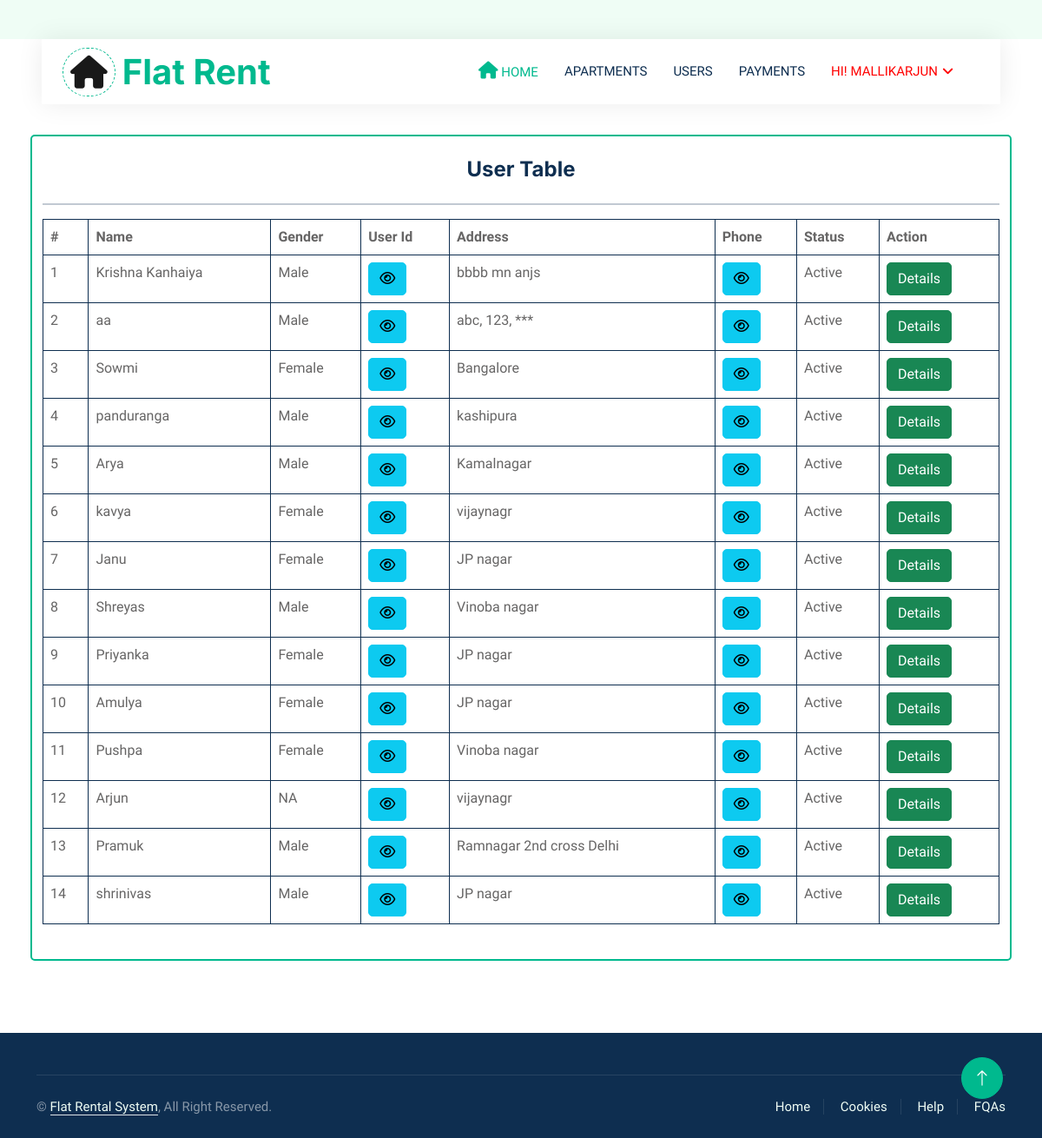
The app's page /user_table/ (signed in) with its own data.
### Flatapp/models.py (models this page shows, shortened)
class Registration(models.Model):
    user = models.ForeignKey(User, on_delete=models.CASCADE, null=True, blank=True)
    address = models.CharField(max_length=100, null=True, blank=True)
    mobile = models.CharField(max_length=100, null=True, blank=True)
    aadhar = models.CharField(max_length=100, null=True, blank=True)
    sec_question = models.CharField(max_length=200, null=True, blank=True)
    answer = models.CharField(max_length=200, null=True, blank=True)
    aadhar_img = models.FileField(null=True, blank=True)
    gender = models.CharField(max_length=200, null=True, blank=True)
    status = models.IntegerField(choices=STATUS, default=1)
    creationdate = models.DateTimeField(auto_now_add=True)

### Flatapp/views.py (the view)
# urls.py: path('user_table/', user_table, name="user_table"),
@login_required(login_url='/admin_login/')
def user_table(request):
    data = Registration.objects.all()
    return render(request, "user_table.html", locals())

### Flatapp/templates/user_table.html (shortened to what this page needs)
{% extends 'index.html' %}
{% load static %}
{% block body %}
<link rel="stylesheet" href="https://cdnjs.cloudflare.com/ajax/libs/font-awesome/6.2.0/css/all.min.css" />
<div class="container-fluid mb-5 wow fadeIn" data-wow-delay="0.1s" style="padding: 35px;">
            <div class="card container border border-2 border-primary py-4">
                <h4 class="text-center">User Table</h4>
                <hr class="border border-dark"/>
                <table class="table table-bordered border-dark">
                    <thead>
                    <tr>
                        <th>#</th>
                        <th>Name</th>
                        <th>Gender</th>
                        <th>User Id</th>
                        <th>Address</th>
                        <th>Phone</th>
                        <th>Status</th>
                        <th>Action</th>
                    </tr>
                    </thead>
                    <tbody>
                    {% for i in data %}
                    <tr>
                        <td>{{forloop.counter}}</td>
                        <td>{{i.user.first_name}}</td>
                        <td>{{i.gender}}</td>
                        <td>
                            <button type="button" class="btn btn-info" id="email-btn-{{forloop.counter}}" onclick="togglePassword('email-{{forloop.counter}}', this.id)"><i class="fa fa-eye"></i></button>
                        </td>
                        <td>{{i.address}}</td>
                        <td>
                            <button type="button" class="btn btn-info" id="mobile-btn-{{forloop.counter}}" onclick="togglePassword('mobile-{{forloop.counter}}', this.id)"><i class="fa fa-eye"></i></button>
                        </td>
                        <td>
                            {% if i.status == 1 %}
                                Active
                            {% else %}
                                Inactive
                            {% endif %}
                        </td>
                        <td>
                            <a href="{% url 'user_detail' pid=i.id %}">
                                <button type="button" class="btn btn-success">Details
                                </button>
                            </a>
                        </td>
                    </tr>
                    {% endfor %}
                    </tbody>
                </table>
            </div>
        </div>
{% endblock %}

### Flatapp/templates/index.html (shortened to what this page needs)
<!DOCTYPE html>
{% load static %}
<html lang="en">
<head>
    <link href="https://cdnjs.cloudflare.com/ajax/libs/font-awesome/5.10.0/css/all.min.css" rel="stylesheet">
    <link href="https://cdn.jsdelivr.net/npm/bootstrap-icons@1.4.1/font/bootstrap-icons.css" rel="stylesheet">
    <link href="{% static 'lib/animate/animate.min.css' %}" rel="stylesheet">
    <link href="{% static 'lib/owlcarousel/assets/owl.carousel.min.css' %}" rel="stylesheet">
    <link href="{% static 'css/bootstrap.min.css' %}" rel="stylesheet">
    <link rel="stylesheet" href="https://cdnjs.cloudflare.com/ajax/libs/font-awesome/4.7.0/css/font-awesome.min.css">
    <link href="{% static 'css/style.css' %}" rel="stylesheet">
</head>
<body>
    <div class="container-xxl bg-white p-0">
        <div class="container-fluid nav-bar bg-transparent">
            <nav class="navbar navbar-expand-lg bg-white navbar-light py-0 px-4">
                <a href="/" class="navbar-brand d-flex align-items-center text-center">
                    <div class="icon p-2 me-2">
                        <i class="fa fa-home" style='font-size:38px;'></i>
                    </div>
                    <h1 class="m-0 text-primary">Flat Rent</h1>
                </a>
                <div class="collapse navbar-collapse" id="navbarCollapse">
                    <div class="navbar-nav ms-auto">
                        <a href="/" class="nav-item nav-link active"><i class='fas fa-home' style='font-size:20px'></i> Home</a>
                        {% if request.user.is_authenticated %}
                            {% if request.user.is_staff %}
                                <a href="/owner_table/" class="nav-item nav-link"> Owners</a>
                                <a href="/user_table/" class="nav-item nav-link"> Users</a>
                                <a href="/apartment_admtable/" class="nav-item nav-link"> Apartments</a>
                                <a href="/feedback/" class="nav-item nav-link"> Feedbacks</a>
                                <div class="nav-item dropdown">
                                    <a href="#" class="nav-link dropdown-toggle" data-bs-toggle="dropdown" style="color:red"> Hi! {{ request.user.username }}</a>
                                    <div class="dropdown-menu rounded-0 m-0">
                                        <a href="/admin_change_password/" class="dropdown-item">Change Password</a>
                                        <a href="/logout_user/" class="dropdown-item">Logout</a>
                                    </div>
                                </div>
                        {% elif request.user.owner_set.all %}
                                <a href="/apartment_table/" class="nav-item nav-link"> Apartments</a>
                                <a href="/user_booking_list/" class="nav-item nav-link"> Users</a>
                                <a href="/user_payment/" class="nav-item nav-link"> Payments</a>
                                <div class="nav-item dropdown">
                                    <a href="#" class="nav-link dropdown-toggle" style="color:red" data-bs-toggle="dropdown"> Hi! {{ request.user.username }}</a>
                                </div>
                        {% endif %}
                    {% endif %}
                </div>
            </nav>
        </div>
{% block body %}
{% endblock %}
        <div class="container-fluid bg-dark text-white-50 footer pt-5 mt-5 wow fadeIn" data-wow-delay="0.1s">
            <div class="container">
                <div class="copyright">
                    <div class="row">
                        <div class="col-md-6 text-center text-md-start mb-3 mb-md-0">
                            &copy; <a class="border-bottom" href="#">Flat Rental System</a>, All Right Reserved.
								</div>
                        <div class="col-md-6 text-center text-md-end">
                            <div class="footer-menu">
                                <a href="">Home</a>
                                <a href="">Cookies</a>
                                <a href="">Help</a>
                                <a href="">FQAs</a>
                            </div>
                        </div>
                    </div>
                </div>
            </div>
        </div>
        <a href="#" class="btn btn-lg btn-primary btn-lg-square back-to-top"><i class="bi bi-arrow-up"></i></a>
    </div>
</body>
</html>

### Flatapp/static/css/style.css (style rules this page uses)
:root { --primary: #00B98E; --secondary: #FF6922; --light: #EFFDF5; --dark: #0E2E50; }
.back-to-top { position: fixed; display: none; right: 45px; bottom: 45px; z-index: 99; }
.btn { transition: .5s; }
.btn.btn-primary, .btn.btn-secondary { color: #FFFFFF; }
.btn-lg-square { width: 48px; height: 48px; }
.btn-square, .btn-sm-square, .btn-lg-square { padding: 0; display: flex; align-items: center; justify-content: center; font-weight: normal; border-radius: 50px; }
.nav-bar { position: relative; margin-top: 45px; padding: 0 3rem; transition: .5s; z-index: 9999; }
.navbar { box-shadow: 0 0 30px rgba(0, 0, 0, .08); }
.navbar .dropdown-toggle::after { border: none; content: "\f107"; font-family: "Font Awesome 5 Free"; font-weight: 900; vertical-align: middle; margin-left: 5px; transition: .5s; }
.navbar-light .navbar-nav .nav-link { margin-right: 30px; padding: 25px 0; color: #FFFFFF; font-size: 15px; text-transform: uppercase; outline: none; }
.navbar-light .navbar-nav .nav-link:hover, .navbar-light .navbar-nav .nav-link.active { color: var(--primary); }
.navbar-light .navbar-brand { height: 75px; }
.navbar-light .navbar-nav .nav-link { color: var(--dark); font-weight: 500; }
.icon { padding: 15px; display: inline-flex; align-items: center; justify-content: center; background: #FFFFFF !important; border-radius: 50px; border: 1px dashed var(--primary) !important; }
.footer .copyright { padding: 25px 0; font-size: 15px; border-top: 1px solid rgba(256, 256, 256, .1); }
.footer .copyright a { color: var(--light); }
.footer .footer-menu a { margin-right: 15px; padding-right: 15px; border-right: 1px solid rgba(255, 255, 255, .1); }
.footer .footer-menu a:last-child { margin-right: 0; padding-right: 0; border-right: none; }

### Flatapp/templates/user_table.html (style rules this page uses)
td { padding:0px; }

### records on screen
Registration: user.first_name "Krishna Kanhaiya", gender "Male", address "bbbb mn anjs", status "Active"
Registration: user.first_name "aa", gender "Male", address "abc, 123, ***", status "Active"
Registration: user.first_name "Sowmi", gender "Female", address "Bangalore", status "Active"
Registration: user.first_name "panduranga", gender "Male", address "kashipura", status "Active"
Registration: user.first_name "Arya", gender "Male", address "Kamalnagar", status "Active"
Registration: user.first_name "kavya", gender "Female", address "vijaynagr", status "Active"
Registration: user.first_name "Janu", gender "Female", address "JP nagar", status "Active"
Registration: user.first_name "Shreyas", gender "Male", address "Vinoba nagar", status "Active"
Registration: user.first_name "Priyanka", gender "Female", address "JP nagar", status "Active"
Registration: user.first_name "Amulya", gender "Female", address "JP nagar", status "Active"
Registration: user.first_name "Pushpa", gender "Female", address "Vinoba nagar", status "Active"
Registration: user.first_name "Arjun", gender "NA", address "vijaynagr", status "Active"
Registration: user.first_name "Pramuk", gender "Male", address "Ramnagar 2nd cross Delhi", status "Active"
Registration: user.first_name "shrinivas", gender "Male", address "JP nagar", status "Active"

### other values on screen
{{ request.user.username }} "MALLIKARJUN"
